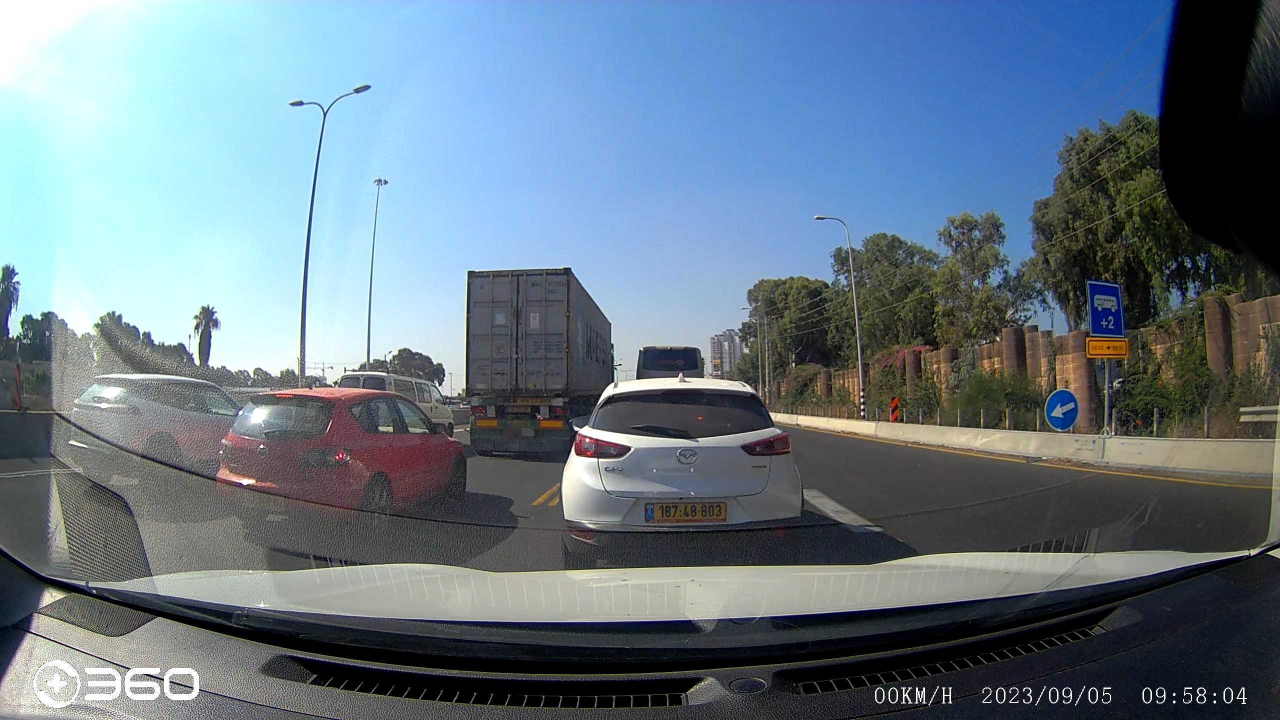
#> input picture imgs/car1.jpg, 2560 x 1440 px, found by its file name (shown at 1/2 size)
$ python main1_20230906002733.py
#> lines starting #> are read from the running program, lines starting #| are printed output that depends on the picture
from easyocr import Reader
import cv2

# load the image and resize it
image = cv2.imread("imgs/car1.jpg")
#> image is the input picture: shape (1440, 2560, 3); mean B, G, R 134.2, 121.1, 103.7
print(image.shape)
#| (1440, 2560, 3)
image = image[1024-100:1024+100, 1280-100:1280+200]
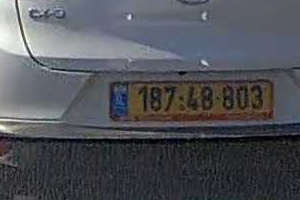
#> image: shape (200, 300, 3); mean B, G, R 88.4, 82.4, 80.3
cv2.imshow("hello", image)
cv2.waitKey(0)
cv2.destroyAllWindows()


# convert the input image to grayscale,
# blur it, and detect the edges
gray = cv2.cvtColor(image, cv2.COLOR_BGR2GRAY)
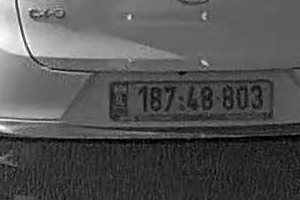
#> gray: shape (200, 300); min 0, max 254, mean 82.5
blur = cv2.GaussianBlur(gray, (5,5), 0)
cv2.imshow('blur', blur)
cv2.waitKey()

for i in range(100,200):

    edged = cv2.Canny(gray, 10, i)
    cv2.imshow('Canny: %s' % i, edged)
    cv2.waitKey(0)
    cv2.destroyAllWindows()

    # find the contours, sort them, and keep only the 5 largest ones
    contours, _ = cv2.findContours(edged, cv2.RETR_TREE, cv2.CHAIN_APPROX_SIMPLE)
    contours = sorted(contours, key = cv2.contourArea, reverse = True)

    # loop over the contours
    for c in contours:
        # approximate each contour
        peri = cv2.arcLength(c, True)
        approx = cv2.approxPolyDP(c, 0.02 * peri, True)
        # if the contour has 4 points, we can say
        # that we have found our license plate
        if len(approx) != 4:
            continue
        n_plate_cnt = approx
        # get the bounding box of the contour and
        # extract the license plate from the image
        # if  len(approx) == 4:
        (x, y, w, h) = cv2.boundingRect(n_plate_cnt)
        print(x, y, w, h)
        license_plate = blur[y:y + h, x:x + w]

        cv2.imshow("Plate %s" %len(approx), license_plate)
        cv2.waitKey(0)
#> this loop made 100 passes
#> pass 1, `edged = cv2.Canny(gray, 10, i)`:
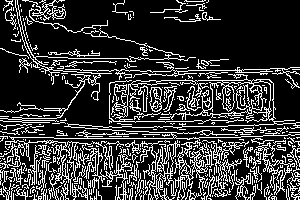
#> edged: shape (200, 300); 21.8% white in thin lines or dots
#> pass 1, `cv2.imshow("Plate %s" %len(approx), license_plate)`:
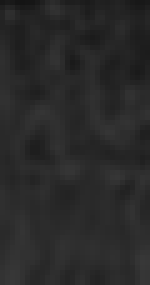
#> window 'Plate 4': shape (57, 30) (shown 5 times larger); min 20, max 56, mean 41.2
#> after the loop:
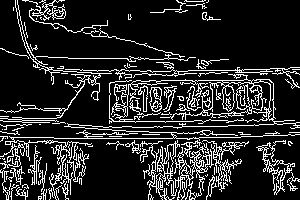
#> edged: shape (200, 300); 15.9% white in thin lines or dots
        # cv2.destroyAllWindows()
        # print("OOOOO")


# initialize the reader object
#> (the run stopped early here; a loop or call above may not have finished)
